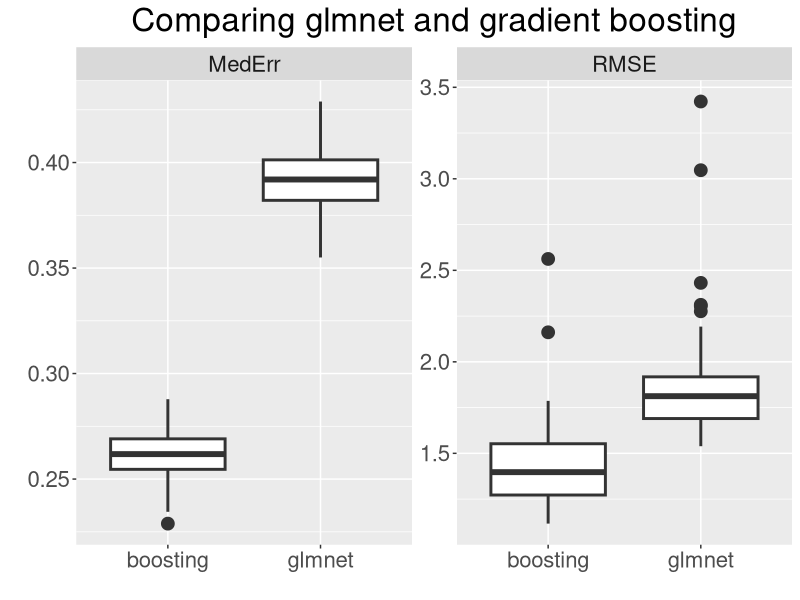

Write the R code that produced this figure.
library(ggplot2)
library(reshape2)

glmnet <- read.csv("results-glmnet-cross-table.csv",
                   header = T,
                   stringsAsFactors = F)
glmnet$algo <- "glmnet"

pgboost <- read.csv("results-pgboost-cross-table.csv",
                    header = T,
                    stringsAsFactors = F)
pgboost$algo <- "boosting"

df <- rbind(glmnet, pgboost)
df <- melt(df, id.vars = c("iter", "algo"))
df$algo = factor(df$algo, levels=c('boosting','glmnet'), ordered = T)
df$variable = factor(df$variable, levels=c('mederr','rmse'), labels = c("MedErr", "RMSE"), ordered = T)

theme_update(plot.title = element_text(hjust = 0.5, size = 24))
g <- ggplot(df, aes(y=value, x=algo))
g <- g + geom_boxplot(size=1, outlier.size=4)
g <- g + facet_wrap(~variable, scales = "free")
g <- g + xlab("") + ylab("") + ggtitle("Comparing glmnet and gradient boosting")
g <- g + theme(strip.text.x = element_text(size = 16),
               axis.text = element_text(size=16))
g

